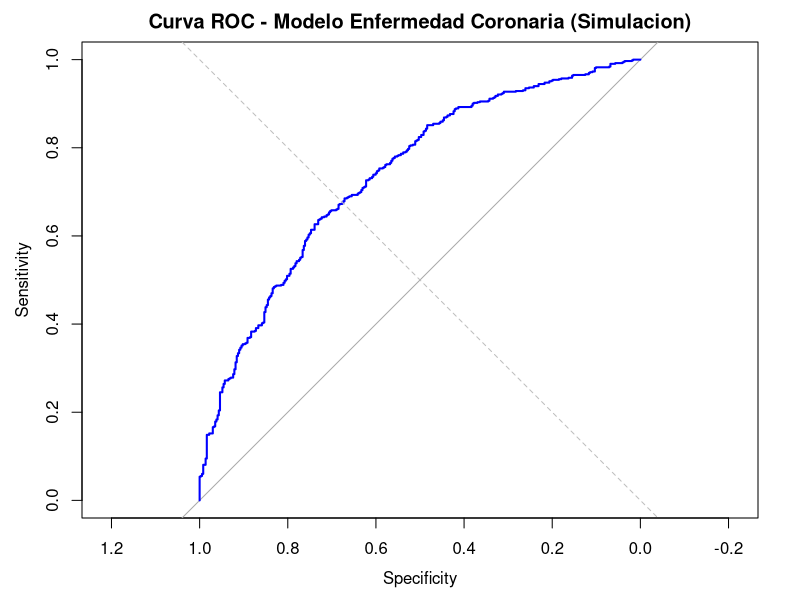
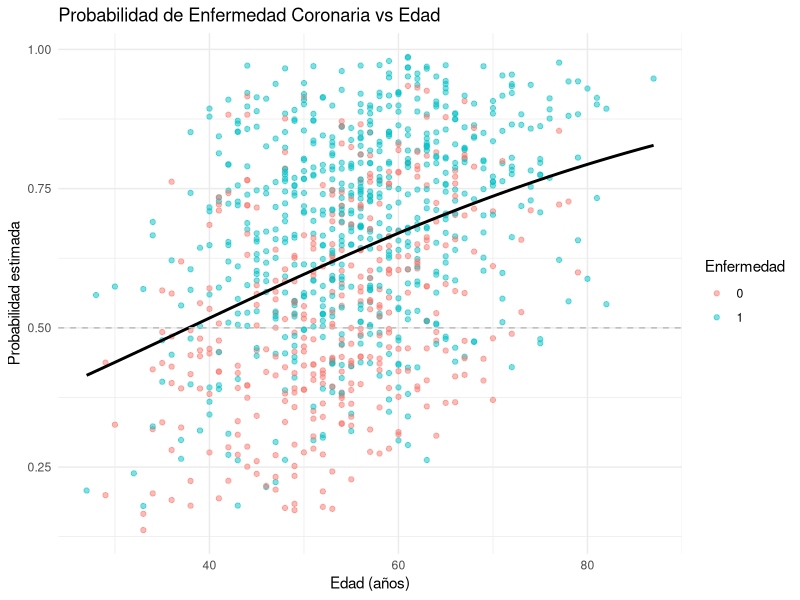
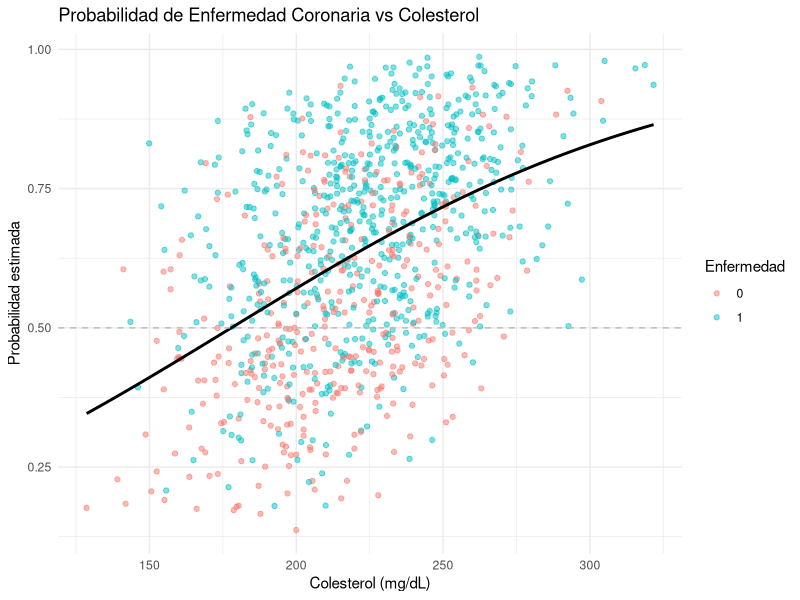
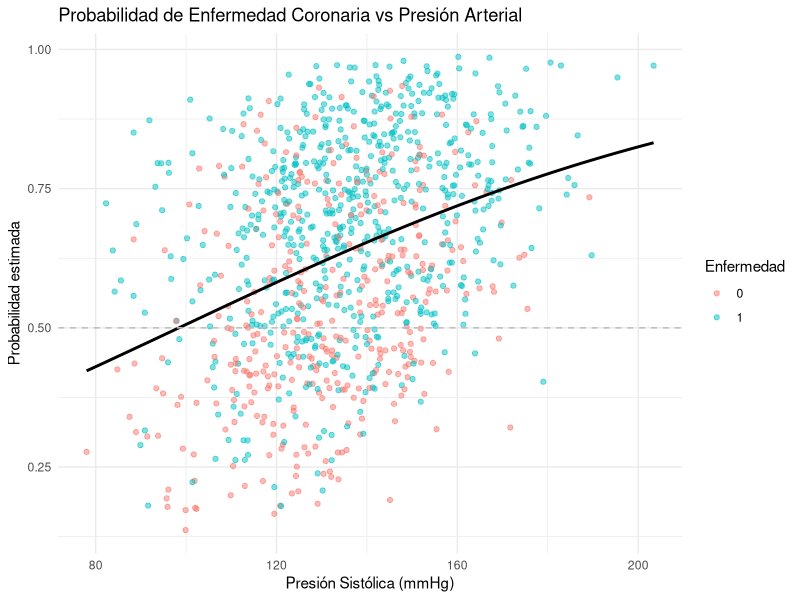
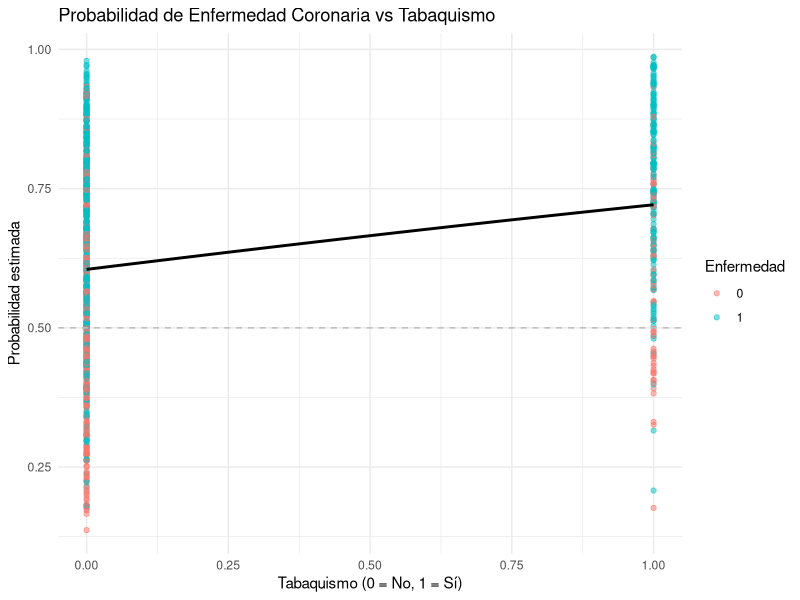
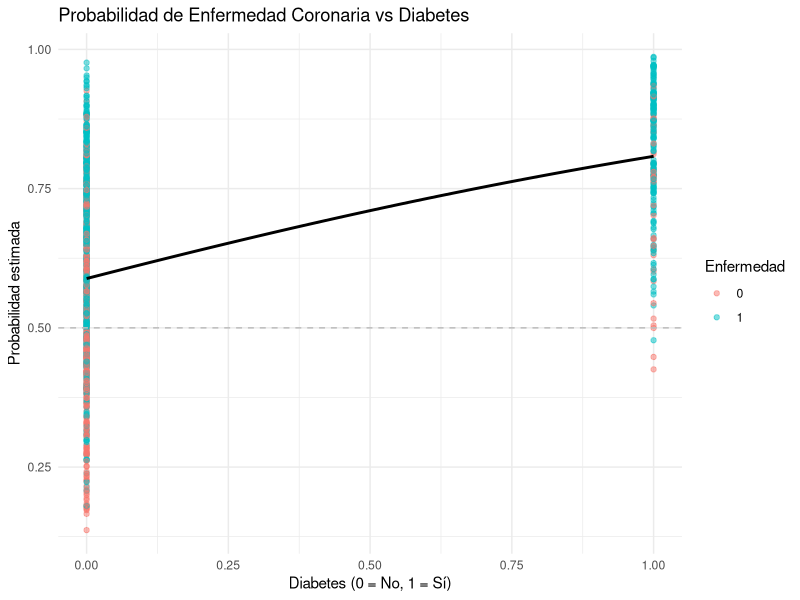
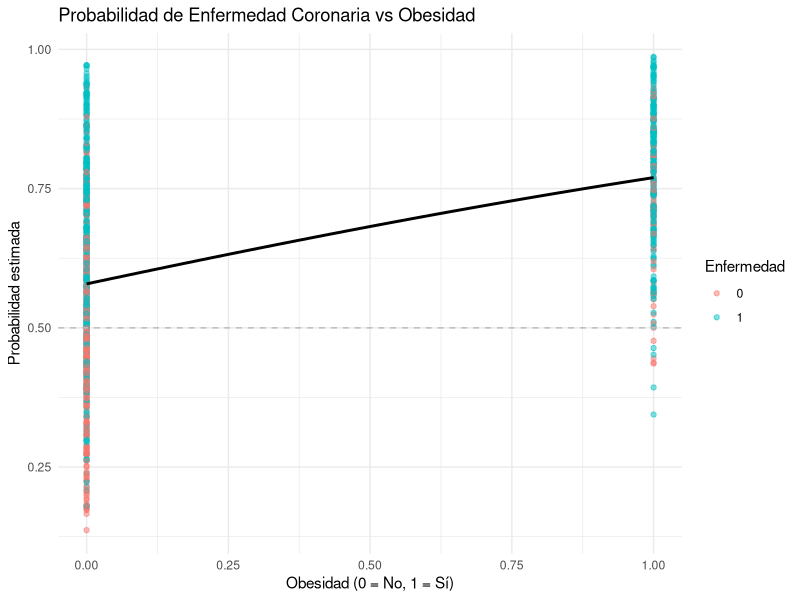
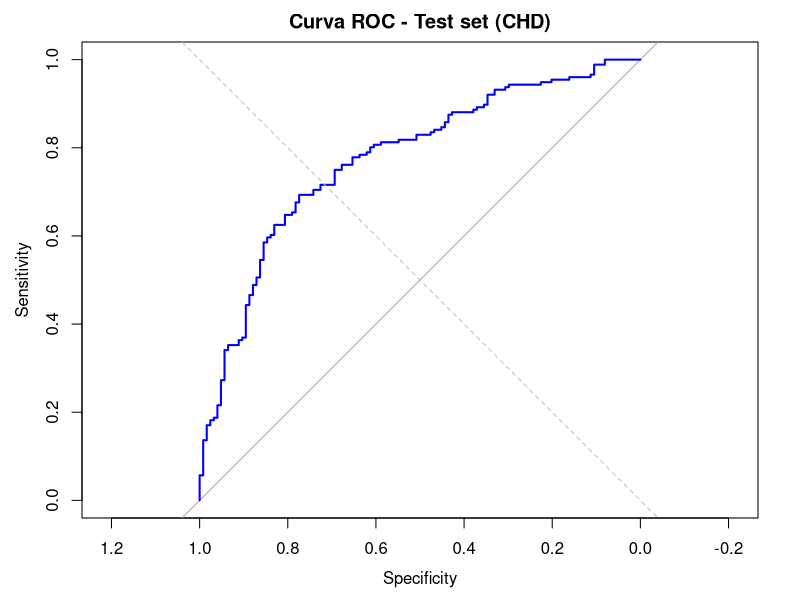

Write R code to recreate these figures, in order.
#---- SEMILLA INICIAL Y LIBRERIAS---- 
set.seed(123)
##---- Librerias ----
library(pROC)
library(ggplot2)
library(broom)
#---- 1. VARIABLES A CONSIDERAR ----
n <- 1000
##---- 1.1 Edad ----
edad <- round(rnorm(n, mean = 55, sd = 10))
##---- 1.2 Colesterol ----
colesterol <- round(rnorm(n, mean = 220, sd = 30), 1)
##---- 1.3 Presion Arterial (sistolica) ----
presion <- round(rnorm(n, mean = 135, sd = 20), 1)
##---- 1.4 Fumador ----
tabaco <- rbinom(n, 1, 0.25)                        
##---- 1.5 Presencia de Diabetes ----
diabetes <- rbinom(n, 1, 0.2)                     
##---- 1.6 Presencia de Obsesidad ----
obesidad <- rbinom(n, 1, 0.3) 
#---- 2 LOG ODDS ----
log_odds_chd <- -8 +
  0.035 * edad +        # impacto moderado por año
  0.015 * colesterol +  # efecto más suave
  0.02 * presion +      # efecto leve (presión ya alta)
  1.0  * tabaco +       # riesgo fuerte si fuma
  1.5  * diabetes +     # riesgo fuerte si es diabético
  0.8  * obesidad       # riesgo moderado-alto si tiene obesidad
#---- 3. PROBABILIDAD SOBREVIVIR ----
probabilidad_chd <- 1 / (1 + exp(-log_odds_chd))
#---- 4. SOBREVIVENCIA ----
enfermedad_corazon <- rbinom(n, 1, probabilidad_chd)
#---- 5. GENERACION DEL DATAFRAME ----
datos_chd <- data.frame(
  Edad = edad, 
  Colesterol = colesterol, 
  Presion = presion, 
  Tabaquismo = tabaco,
  Diabetes = diabetes,
  Obesidad = obesidad,
  Enfermedad = enfermedad_corazon)
#---- 6. GENERACION DEL MODELO ----
modelo_chd <- glm(Enfermedad ~ Edad + Colesterol + 
                    Presion + Tabaquismo + Diabetes +
                    Obesidad, 
                    data = datos_chd, family = binomial)
summary(modelo_chd)
miscoeficientes <- coef(modelo_chd)
#---- 7 COMPARACION DE COEFICIENTES ----
coef_reales <- c(
  `(Intercept)` = -6,
  Edad = 0.04,
  Colesterol = 0.03,
  Presion = 0.05,
  Tabaquismo = 0.8,
  Diabetes = 1.2,
  Obesidad = 0.5
)
comparativo <- data.frame(
  Coef_estimados = round(miscoeficientes,3),
  Coef_reales = round(coef_reales[names(miscoeficientes)], 3)
)
comparativo$diferencia <- round(comparativo$Coef_estimados-comparativo$Coef_reales,3)
print(comparativo)
#---- 8. PREDICCION ----
datos_chd$prediccion <- predict(modelo_chd,type = "response")
datos_chd$clasificacion <- ifelse(datos_chd$prediccion >= 0.5, 1, 0)
##---- 8.1 MATRIZ DE CONFUSION ---- 
library(caret)
matriz1 <- table(Real = datos_chd$Enfermedad, 
                 Prediccion = datos_chd$clasificacion)
print(matriz1)
TN <- matriz1["0","0"]
TP <- matriz1["1","1"]
FP <- matriz1["0","1"]
FN <- matriz1["1","0"]

Accuracy    <- (TP+TN)/sum(matriz1)
Precision   <- TP/(TP+FP)
rRecall     <- TP/(TP+FN)
Specificity <- TN/(TN+FP)
f1_score    <- 2*(Precision*rRecall)/(Precision+rRecall)

Resultados <- data.frame(
  Accuracy = round(Accuracy,3),
  Precision = round(Precision,3),
  Recall = round(rRecall,3),
  Specificity = round(Specificity,3),
  F1_Score = round(f1_score,3)
)
print(Resultados)
library(pROC)
roc_chd <- roc(datos_chd$Enfermedad, datos_chd$prediccion)
auc(roc_chd)
plot(roc_chd, col = "blue", lwd = 2, 
     main = "Curva ROC - Modelo Enfermedad Coronaria (Simulacion)")
abline(a = 0, b = 1, col = "gray", lty = 2)  # Línea diagonal = azar
#---- 9. GRAFICANDO ----
library(ggplot2)
##---- 9.1 Edad ----
ggplot(datos_chd, aes(x = Edad)) +
  geom_point(aes(y = prediccion, color = factor(Enfermedad)), alpha = 0.5) +
  stat_smooth(aes(y = Enfermedad), method = "glm", 
              method.args = list(family = "binomial"), 
              se = FALSE, color = "black") +
  geom_hline(yintercept = 0.5, linetype = "dashed", color = "gray") +
  labs(title = "Probabilidad de Enfermedad Coronaria vs Edad",
       x = "Edad (años)", y = "Probabilidad estimada", color = "Enfermedad") +
  theme_minimal()
#---- 9.2 Colesterol ----
ggplot(datos_chd, aes(x = Colesterol)) +
  geom_point(aes(y = prediccion, color = factor(Enfermedad)), alpha = 0.5) +
  stat_smooth(aes(y = Enfermedad), method = "glm", 
              method.args = list(family = "binomial"), 
              se = FALSE, color = "black") +
  geom_hline(yintercept = 0.5, linetype = "dashed", color = "gray") +
  labs(title = "Probabilidad de Enfermedad Coronaria vs Colesterol",
       x = "Colesterol (mg/dL)", y = "Probabilidad estimada", color = "Enfermedad") +
  theme_minimal()
#---- 9.3 Presión Arterial ----
ggplot(datos_chd, aes(x = Presion)) +
  geom_point(aes(y = prediccion, color = factor(Enfermedad)), alpha = 0.5) +
  stat_smooth(aes(y = Enfermedad), method = "glm", 
              method.args = list(family = "binomial"), 
              se = FALSE, color = "black") +
  geom_hline(yintercept = 0.5, linetype = "dashed", color = "gray") +
  labs(title = "Probabilidad de Enfermedad Coronaria vs Presión Arterial",
       x = "Presión Sistólica (mmHg)", y = "Probabilidad estimada", color = "Enfermedad") +
  theme_minimal()
#---- 9.4 Tabaquismo ----
ggplot(datos_chd, aes(x = Tabaquismo)) +
  geom_point(aes(y = prediccion, color = factor(Enfermedad)), alpha = 0.5) +
  stat_smooth(aes(y = Enfermedad), method = "glm", 
              method.args = list(family = "binomial"), 
              se = FALSE, color = "black") +
  geom_hline(yintercept = 0.5, linetype = "dashed", color = "gray") +
  labs(title = "Probabilidad de Enfermedad Coronaria vs Tabaquismo",
       x = "Tabaquismo (0 = No, 1 = Sí)", y = "Probabilidad estimada", color = "Enfermedad") +
  theme_minimal()
#---- 9.5 Diabetes ----
ggplot(datos_chd, aes(x = Diabetes)) +
  geom_point(aes(y = prediccion, color = factor(Enfermedad)), alpha = 0.5) +
  stat_smooth(aes(y = Enfermedad), method = "glm", 
              method.args = list(family = "binomial"), 
              se = FALSE, color = "black") +
  geom_hline(yintercept = 0.5, linetype = "dashed", color = "gray") +
  labs(title = "Probabilidad de Enfermedad Coronaria vs Diabetes",
       x = "Diabetes (0 = No, 1 = Sí)", y = "Probabilidad estimada", color = "Enfermedad") +
  theme_minimal()
#---- 9.6 Obesidad ----
ggplot(datos_chd, aes(x = Obesidad)) +
  geom_point(aes(y = prediccion, color = factor(Enfermedad)), alpha = 0.5) +
  stat_smooth(aes(y = Enfermedad), method = "glm", 
              method.args = list(family = "binomial"), 
              se = FALSE, color = "black") +
  geom_hline(yintercept = 0.5, linetype = "dashed", color = "gray") +
  labs(title = "Probabilidad de Enfermedad Coronaria vs Obesidad",
       x = "Obesidad (0 = No, 1 = Sí)", y = "Probabilidad estimada", color = "Enfermedad") +
  theme_minimal()
#---- 10. Training/Test Set ----
set.seed(123)
n <- nrow(datos_chd)
indices_entrenamiento <- sample(1:n, size = 0.7 * n)
train_data <- datos_chd[indices_entrenamiento, ]
test_data  <- datos_chd[-indices_entrenamiento, ]
#---- 10.1 Ajuste del modelo con training ----
modelo_train <- glm(Enfermedad ~ Edad + Colesterol + 
                      Presion + Tabaquismo + Diabetes + Obesidad,
                    data = train_data, family = binomial)
#---- 10.2 Prediccion con test set ----
test_data$prob <- predict(modelo_train, 
                          newdata = test_data, 
                          type = "response")
test_data$clasificacion <- ifelse(test_data$prob >= 0.5, 1, 0)
#---- 10.3 Matriz de confusion y metricas ----
matriz_test <- table(
  factor(test_data$Enfermedad, levels = c(0, 1)),
  factor(test_data$clasificacion, levels = c(0, 1))
)

TP <- matriz_test["1", "1"]
TN <- matriz_test["0", "0"]
FP <- matriz_test["0", "1"]
FN <- matriz_test["1", "0"]

Accuracy    <- (TP + TN) / sum(matriz_test)
Precision   <- TP / (TP + FP)
rRecall     <- TP / (TP + FN)
Specificity <- TN / (TN + FP)
F1_Score    <- 2 * (Precision * rRecall) / (Precision + rRecall)

Resultados_test <- data.frame(
  Accuracy = round(Accuracy, 3),
  Precision = round(Precision, 3),
  rRecall = round(rRecall, 3),
  Specificity = round(Specificity, 3),
  F1_Score = round(F1_Score, 3)
)
print(Resultados_test)
#---- 10.4 Curva ROC test ----
library(pROC)
roc_test <- roc(test_data$Enfermedad, test_data$prob)
plot(roc_test, col = "blue", lwd = 2,
     main = "Curva ROC - Test set (CHD)")
abline(a = 0, b = 1, col = "gray", lty = 2)
auc(roc_test)
